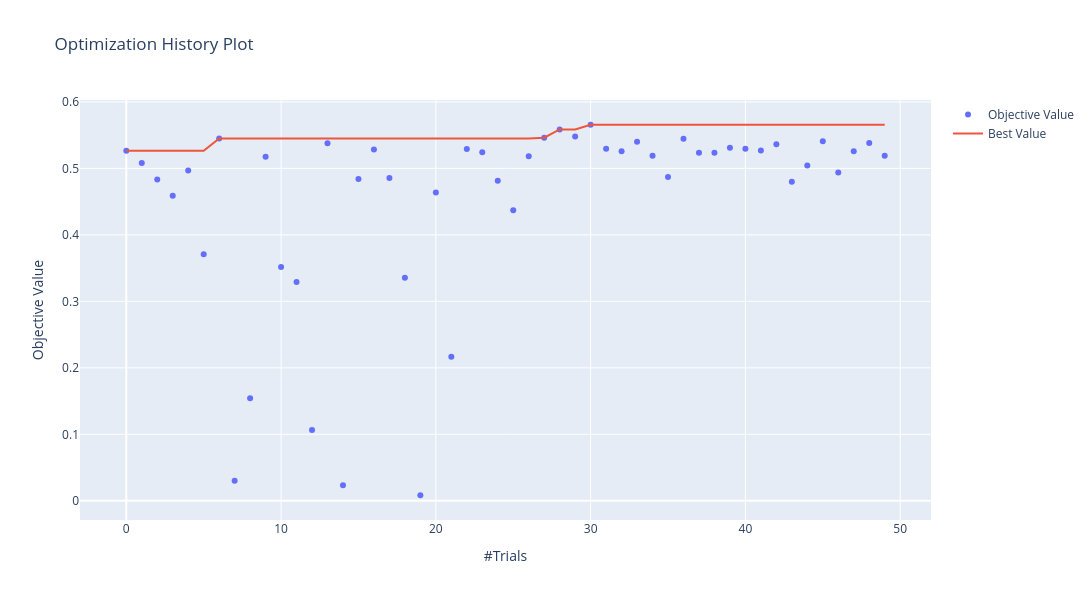

The notebook cell saved with this chart:
### Code cell
fig = optuna.visualization.plot_optimization_history(study)
fig.update_layout(
    autosize=False,
    width=1100,
    height=600,
)
fig.update_xaxes(automargin=True)
